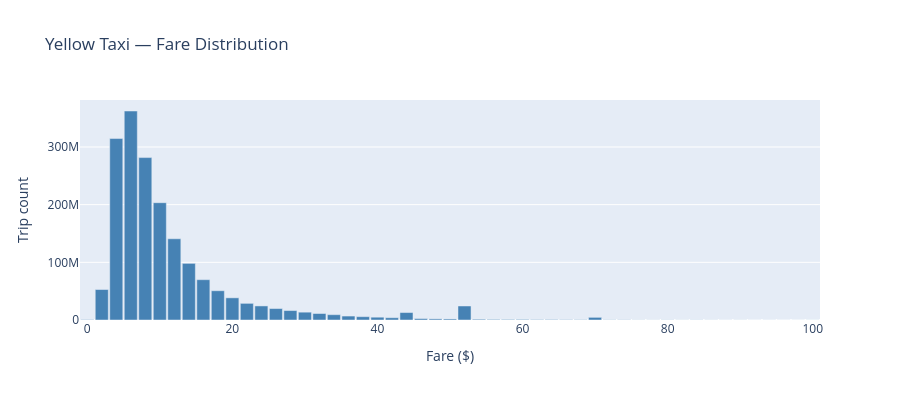

This figure's notebook cell:
### Code cell
plot_histogram(con, """
    SELECT floor(fare_amt / 2) * 2 AS bin_start, count(*) AS count
    FROM yellow_trips
    WHERE fare_amt BETWEEN 0 AND 100
    GROUP BY bin_start ORDER BY bin_start
""", "Fare ($)", "Yellow Taxi — Fare Distribution")

### Figure 1 — Plotly figure (JSON) as saved in the notebook; plotly's stock layout.template omitted (floating-point values rounded to 4 significant figures)
{"data": [{"marker": {"color": "steelblue"}, "type": "bar", "width": 1.8, "x": [0.0, 2.0, 4.0, 6.0, 8.0, 10.0, 12.0, 14.0, 16.0, 18.0, 20.0, 22.0, 24.0, 26.0, 28.0, 30.0, 32.0, 34.0, 36.0, 38.0, 40.0, 42.0, 44.0, 46.0, 48.0, 50.0, 52.0, 54.0, 56.0, 58.0, 60.0, 62.0, 64.0, 66.0, 68.0, 70.0, 72.0, 74.0, 76.0, 78.0, 80.0, 82.0, 84.0, 86.0, 88.0, 90.0, 92.0, 94.0, 96.0, 98.0, 100.0], "y": [695914, 52839109, 314604504, 362382310, 281595761, 203376373, 140840797, 98212725, 69888835, 50753692, 38462295, 28870917, 24394106, 19855492, 16370088, 13583866, 11264883, 9208432, 6853928, 5757984, 4858242, 3946179, 12928478, 2440912, 1973981, 1825528, 24312412, 1309446, 1020627, 948260, 1018770, 713243, 835477, 588173, 545765, 4597485, 373097, 403120, 244967, 186966, 297906, 180628, 261750, 183972, 133795, 174048, 91853, 130771, 90875, 73506, 127921]}], "layout": {"height": 400, "title": {"text": "Yellow Taxi — Fare Distribution"}, "xaxis": {"title": {"text": "Fare ($)"}}, "yaxis": {"title": {"text": "Trip count"}}}}
